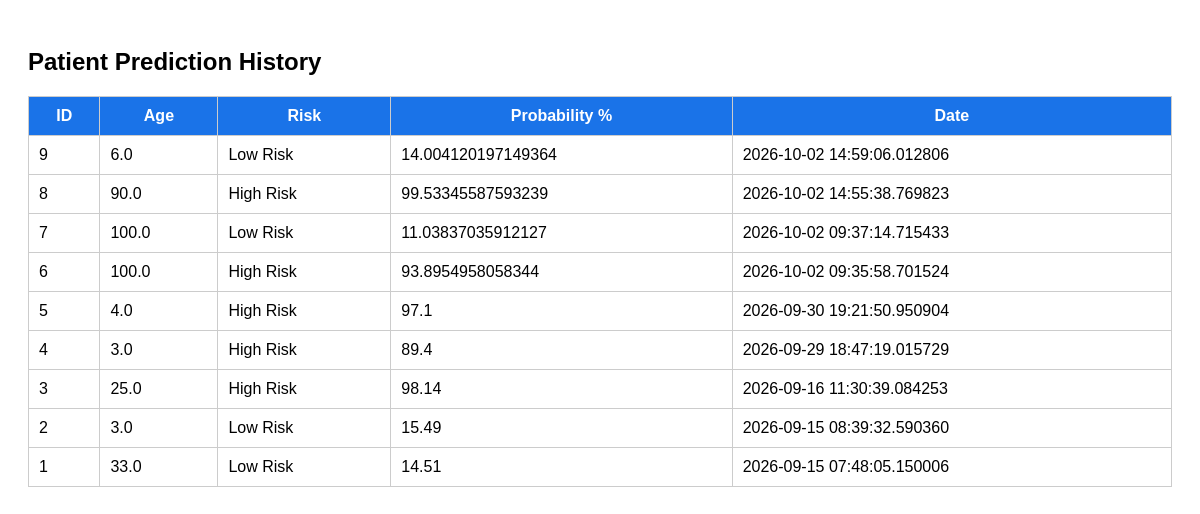
Before: /history with the older database file.
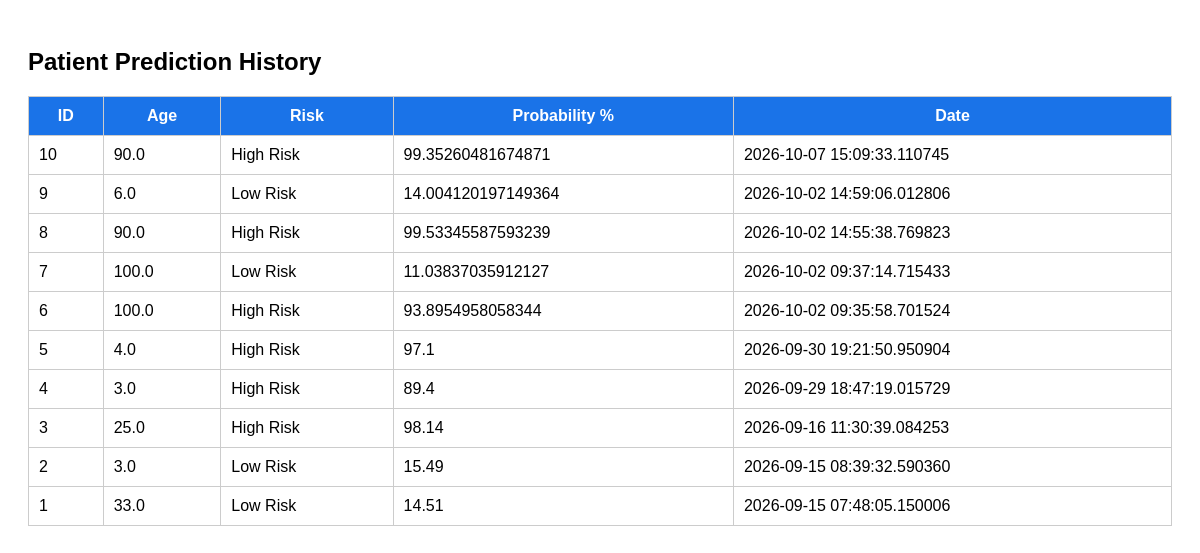
After: the same page with the newer database file.
### app.py (models this page shows)
class Patient(db.Model):
    id = db.Column(
        db.Integer,
        primary_key=True
    )
    patient_code = db.Column(
        db.String(50),
        nullable=True,
        index=True
    )
    age = db.Column(
        db.Float
    )
    gender = db.Column(
        db.Float
    )
    bmi = db.Column(
        db.Float
    )
    systolic = db.Column(
        db.Float
    )
    diastolic = db.Column(
        db.Float
    )
    cholesterol = db.Column(
        db.Float
    )
    risk = db.Column(
        db.String(50)
    )
    probability = db.Column(
        db.Float
    )
    date = db.Column(
        db.DateTime,
        default=datetime.utcnow
    )

### app.py (the view)
@app.route("/history")
def history():
    patients = Patient.query.order_by(
        Patient.date.desc()
    ).all()
    return render_template(
        "history.html",
        patients=patients
    )

### templates/history.html (shortened to what this page needs)
<!DOCTYPE html>
<html>
<head>
</head>
<body>
<h2>Patient Prediction History</h2>
<table>
    <tr>
        <th>ID</th>
        <th>Age</th>
        <th>Risk</th>
        <th>Probability %</th>
        <th>Date</th>
    </tr>
    {% for p in patients %}
    <tr>
        <td>{{ p.id }}</td>
        <td>{{ p.age }}</td>
        <td>{{ p.risk }}</td>
        <td>{{ p.probability }}</td>
        <td>{{ p.date }}</td>
    </tr>
    {% endfor %}
</table>
</body>
</html>

Changed rows visible on the page:
added Patient: id "10", age "90.0", risk "High Risk", probability "99.35260481674871", date "2026-10-07 15:09:33.110745"
